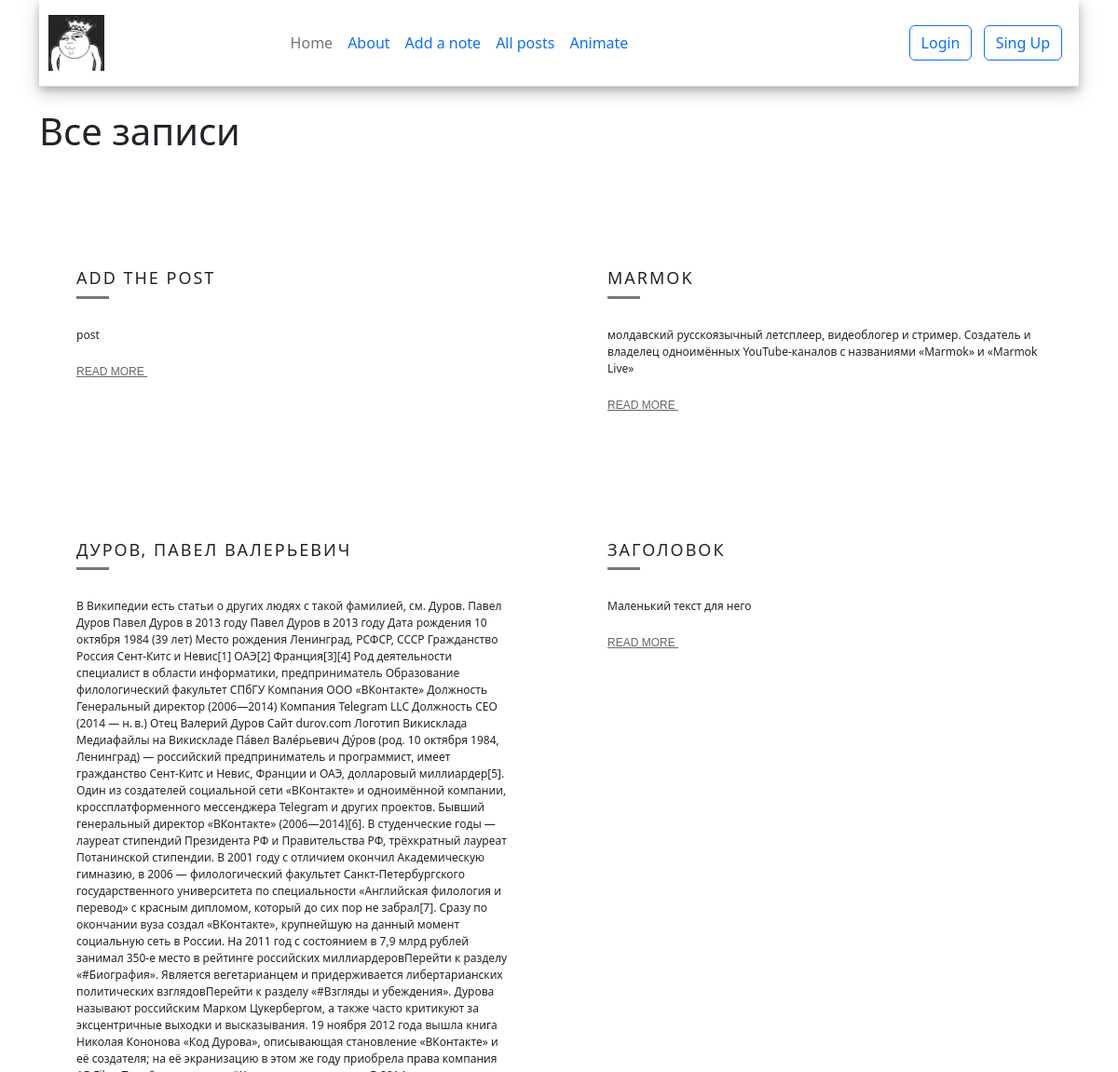
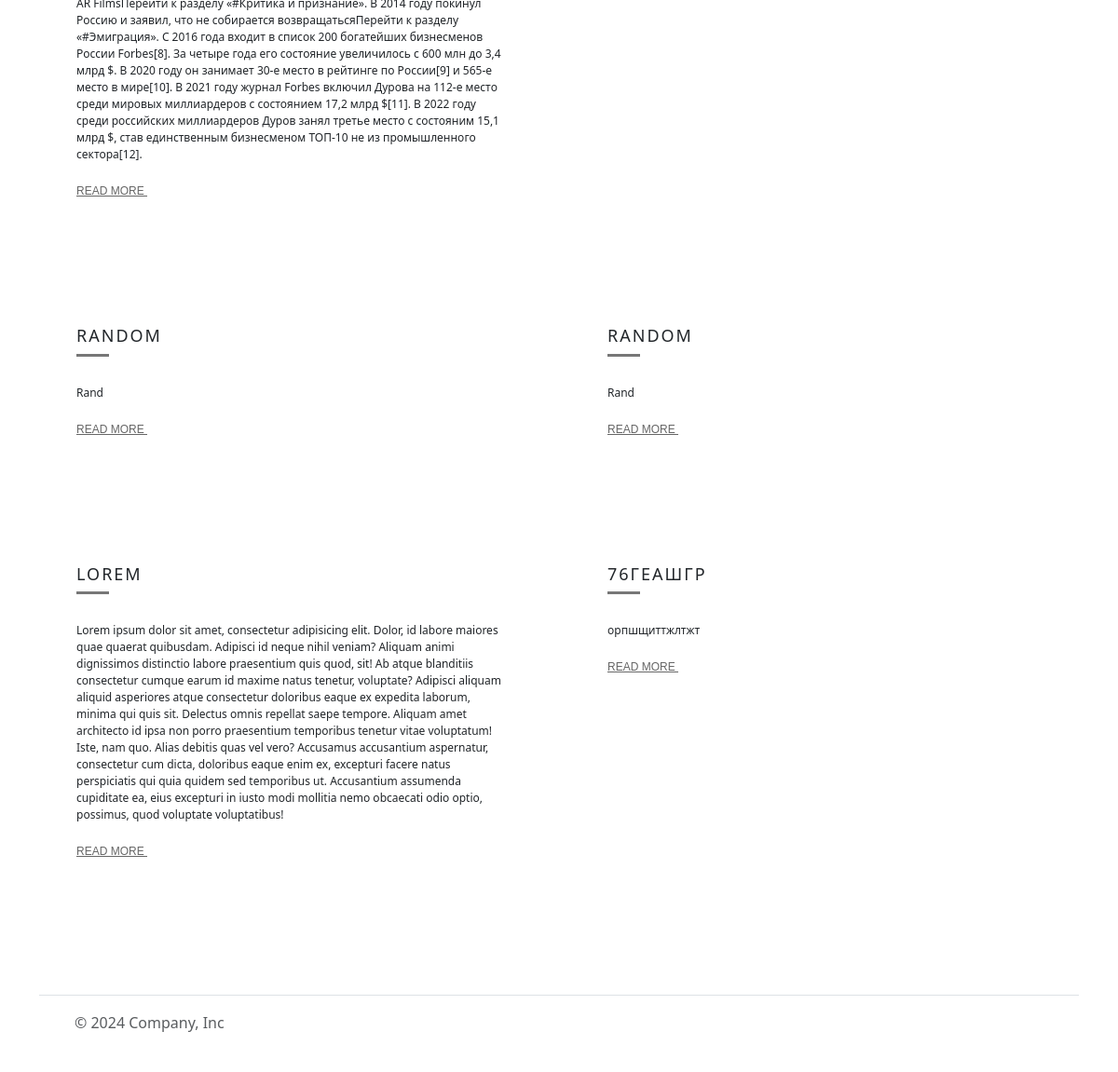
The page /posts on the database its author committed (2 pictures, top to bottom).
### main.py (models this page shows)
class Post(db.Model):
    id = db.Column(db.Integer, primary_key=True)
    title = db.Column(db.String(300), nullable=False)
    text = db.Column(db.Text, nullable=False)

### main.py (the view)
@app.route('/posts')
def posts():
    posts = Post.query.all()
    return render_template('posts.html', posts=posts)

### templates/posts.html (shortened to what this page needs)
{% extends  'base.html' %}
{% block contend %}
<h1>Все записи</h1>
<div class="row">
    {% for post in posts %}
    <div class="col-md-6 item">
        <div class="item-in">
            <h4>{{ post.title }}</h4>
            <div class="seperator"></div>
            <p>{{ post.text }}</p>
            <a href="#">Read More
            </a>
        </div>
    </div>
    {% endfor %}
</div>
{% endblock %}

### templates/base.html (shortened to what this page needs)
<!doctype html>
<html lang="en">
<head>
    <link rel="stylesheet" href="{{ url_for('static', filename='css/main.css') }}">
    <link href="https://cdn.jsdelivr.net/npm/bootstrap@5.3.3/dist/css/bootstrap.min.css" rel="stylesheet"
>
</head>
<body>
<div class="container">
<div class="page">
    <header class="d-flex flex-wrap align-items-center justify-content-center justify-content-md-between py-3 mb-4 border-bottom">
        <a href="/" class="d-inline-flex link-body-emphasis text-decoration-none">
            <img class="header__img" src="{{url_for('static', filename = 'img/inc.png')}}" alt="inc">
        </a>
        <ul class="nav col-12 col-md-auto mb-2 justify-content-center mb-md-0">
            <li><a href="{{url_for('index')}}" class="nav-link px-2 link-secondary">Home</a></li>
            <li><a href="{{url_for('about')}}" class="nav-link px-2">About</a></li>
            <li><a href="{{url_for('create')}}" class="nav-link px-2">Add a note</a></li>
            <li><a href="{{url_for('posts')}}" class="nav-link px-2">All posts</a></li>
            <li><a href="{{url_for('animate')}}" class="nav-link px-2">Animate</a></li>
        </ul>
        <div class="col-md-3 text-end">
            <button type="button" class="btn btn-outline-primary me-2">Login</button>
            <button type="button" class="btn btn-outline-primary me-2">Sing Up</button>
        </div>
    </header>
    <div class="contend">
        {% block contend %}{% endblock %}
    </div>
    <footer class="d-flex flex-wrap justify-content-between align-items-center py-3 my-4 border-top">
        <div class="col-md-4 d-flex align-items-center">
            <a href="/" class="mb-3 me-2 mb-md-0 text-body-secondary text-decoration-none lh-1">
                <svg class="bi" width="30" height="24">
                    <use xlink:href="#bootstrap"></use>
                </svg>
            </a>
            <span class="mb-3 mb-md-0 text-body-secondary">© 2024 Company, Inc</span>
        </div>
        <ul class="nav col-md-4 justify-content-end list-unstyled d-flex">
            <li class="ms-3"><a class="text-body-secondary" href="#">
                <svg class="bi" width="24" height="24">
                    <use xlink:href="#twitter"></use>
                </svg>
            </a></li>
            <li class="ms-3"><a class="text-body-secondary" href="#">
                <svg class="bi" width="24" height="24">
                    <use xlink:href="#instagram"></use>
                </svg>
            </a></li>
            <li class="ms-3"><a class="text-body-secondary" href="#">
                <svg class="bi" width="24" height="24">
                    <use xlink:href="#facebook"></use>
                </svg>
            </a></li>
        </ul>
    </footer>
</div>
</div>
</body>
</html>

### static/css/main.css (style rules this page uses)
header { position:sticky; top:0; z-index:1000; background-color:#ffffff; box-shadow: 0 4px 8px 0 rgba(0, 0, 0, 0.2), 0 6px 20px 0 rgba(0, 0, 0, 0.19); text-align: center; padding:10px; }
.header__img { height:60px; width:60px; background-color:#252525; }
.row { padding: 50px 0; }
.seperator { margin-bottom: 30px; width: 35px; height: 3px; background: #777; border: none; }
.item { position: relative; margin-bottom: 30px; min-height: 1px; float: left; -webkit-backface-visibility: hidden; -webkit-tap-highlight-color: transparent; -webkit-touch-callout: none; -webkit-user-select: none; -moz-user-select: none; -ms-user-select: none; user-select: none; }
.item .item-in { background: #fff; padding: 40px; position: relative; }
.item .item-in::before { content: ""; position: absolute; bottom: 0px; height: 2px; width: 0%; background: #333333; right: 0px; -webkit-transition: width 0.4s; transition: width 0.4s; }
.item h4 { font-size: 18px; margin-top: 25px; letter-spacing: 2px; text-transform: uppercase; }
.item p { font-size: 12px; }
.item a { font-family: "Montserrat", sans-serif; font-size: 12px; text-transform: uppercase; color: #666666; margin-top: 10px; }

### rows shown on the page
Post: title "ADD THE POST", text "post"
Post: title "MARMOK", text "молдавский русскоязычный летсплеер, видеоблогер и стример. Создатель и владелец одноимённых YouTube-каналов с названиями «Marmok» и «Marmok Live»"
Post: title "ДУРОВ, ПАВЕЛ ВАЛЕРЬЕВИЧ", text "В Википедии есть статьи о других людях с такой фамилией, см. Дуров. Павел Дуров Павел Дуров в 2013 году Павел Дуров в 2013 году Дата рождения 10 октября 1984 (39 лет) Место рождения Ленинград, РСФСР, СССР Гражданство Россия Сент-Китс и Невис[1] ОАЭ[2] Франция[3][4] Род деятельности специалист в области информатики, предприниматель Образование филологический факультет СПбГУ Компания ООО «ВКонтакте» Должность Генеральный директор (2006—2014) Компания Telegram LLC Должность CEO (2014 — н. в.) Отец Валерий Дуров Сайт durov.com Логотип Викисклада Медиафайлы на Викискладе Па́вел Вале́рьевич Ду́ров (род. 10 октября 1984, Ленинград) — российский предприниматель и программист, имеет гражданство…"
Post: title "ЗАГОЛОВОК", text "Маленький текст для него"
Post: title "RANDOM", text "Rand"
Post: title "RANDOM", text "Rand"
Post: title "LOREM", text "Lorem ipsum dolor sit amet, consectetur adipisicing elit. Dolor, id labore maiores quae quaerat quibusdam. Adipisci id neque nihil veniam? Aliquam animi dignissimos distinctio labore praesentium quis quod, sit! Ab atque blanditiis consectetur cumque earum id maxime natus tenetur, voluptate? Adipisci aliquam aliquid asperiores atque consectetur doloribus eaque ex expedita laborum, minima qui quis sit. Delectus omnis repellat saepe tempore. Aliquam amet architecto id ipsa non porro praesentium temporibus tenetur vitae voluptatum! Iste, nam quo. Alias debitis quas vel vero? Accusamus accusantium aspernatur, consectetur cum dicta, doloribus eaque enim ex, excepturi facere natus perspiciatis qui…"
Post: title "76ГЕАШГР", text "орпшщиттжлтжт"
